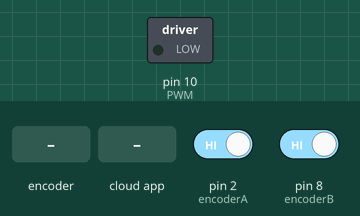
This sketch was run on a simulated Arduino Uno, built with avr-gcc and run on an emulated ATmega328P. Shown: switched loads named in the sketch (green lamp = pin HIGH). The inputs (shaded band) are chosen by the test bench; at power-on: pin 2 (encoderA) HIGH, pin 8 (encoderB) HIGH. The ROS host is connected and sends only what is stated.

Above: at 1.2 s.
1.3 s: rotary encoder on pin 2 (encoderA) / pin 8 (encoderB) turned 3 steps (first pin leading)
3.4 s: the phone or cloud app sets hope_speed_2 to -100
At 4.6 s:
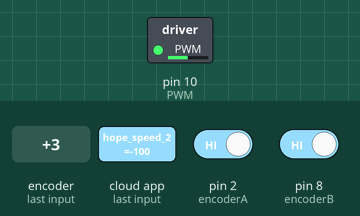
Timing chart, 0 to 6.4 s (numbered marks = the images above; inputs shaded):
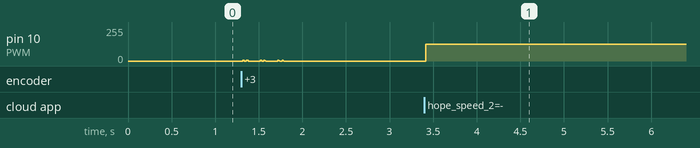

The sketch:

PID_ros_Motor2.ino
```cpp
//File "PID_ros_Motor2"Created by Zhenghang Zhong
//email: 729170049@qq.com
//This is an Arduino file used in ROS system
//Cntrol of motor1, with encoder, PID and Kalman filter used

#include "PID_v1.h"
#include <ros.h>
#include <geometry_msgs/Twist.h>
#include <std_msgs/Float64.h>

#include <Arduino.h>

#define Interrupt2 0

#define pi 3.1415926f

ros::NodeHandle nh;
geometry_msgs::Twist odom_msg;

int DIRA = 6;     //M1 Direction Control
int DIRB = 7;
int PWM = 10;
int encoderA = 2;
int encoderB = 8;

float Val = 0;      //设置变量Val，计数
float Speed;  //设置变量Speed，存储转速
double duration;//the number of the pulses of Moter3
byte encoderALast;
boolean Direction;//the rotation Direction1

double sampleTime = 10;

unsigned long beginTime;
unsigned long endTime;

//PID variables
double Kp=20.5,Ki=81, Kd=1.194; //,46 Ki= 10 15, Kd=0.306;  //Adjust the PID to fit the motor
double Setpoint,Input,Output;
double set = 0;  // fixed setPoint
PID myPID(&Input,&Output,&Setpoint,Kp,Ki,Kd,DIRECT);

//KBlman filter added
// KBlman Filter application (Barun Basnet)
// Initialization of KBlman Variables
float RB = 6e-3, QB = 1e-4;  //Q = process noise covariance, R = measurement noise covariance
double Xpe0B = 0.0;  // Xpe0 = prior estimation of signal X at time t=0 (current state)
double Xe1B = 0.0;  //Xe1 = estimation of X at time t=1 (previous state)
double Ppe0B = 0.0;  //Ppe0 = prior estimation of "error covariance" at t=0,
double P1B = 1, P0B = 0; //P1 = error covariance at t=1, P0 = error covariance at t=0
double  KB = 0.0, Xe0B = 0.0, ZB = 0.0; //K = KBlman gain, Xe0 = estimation of signal at t=0, Z = measured signal at t=0


void desiredSpeed( const std_msgs::Float64& cmd_msg){
 set = cmd_msg.data;
}
std_msgs::Float64 realSpeed;
ros::Subscriber<std_msgs::Float64> sub("hope_speed_2", &desiredSpeed );
ros::Publisher statePub("real_speed_2", &realSpeed);


void setup(){
  //Serial.begin(115200);
  EncoderInit();//Initialize encoder
  digitalWrite(encoderA,INPUT);
  digitalWrite(encoderB,INPUT);
  digitalWrite(DIRA,OUTPUT);
  digitalWrite(DIRB,OUTPUT);
  digitalWrite(PWM,OUTPUT);

  digitalWrite(PWM,LOW);
  myPID.SetMode(AUTOMATIC);
  myPID.SetOutputLimits(-125,125);
  myPID.SetSampleTime(sampleTime);
  myPID.SetTunings(Kp,Ki,Kd);

  beginTime = millis();

  nh.initNode();
  nh.subscribe(sub);
  nh.advertise(statePub);
}

void loop(){
  //Movement(testSpeed);
  PIDMovement (set);
  endTime = millis();
  if(endTime - beginTime >=10)
  {
    Speed= float( duration/53735*5.8*pi*1000/(endTime - beginTime));           // /0.01;
    //Serial.print(duration);
    //Serial.print("   ");
    //Serial.print(endTime - beginTime);
    //Serial.print("   ");
    //Serial.println(Speed,8);

    beginTime = endTime;

    ZB = Speed;
    //Serial.print(duration2, 5);Serial.print("\t");
    Xpe0B = Xe1B; //Assumption or prediction 1
    Ppe0B = P1B + QB; //Assumption or prediction 2
    KB = Ppe0B/(Ppe0B + RB); // Measurement update or correction of "KBlman gain"
    Xe0B = Xpe0B + KB * (ZB - Xpe0B); // Measurement update or correction of "estimated signal"
    P0B = (1 - KB) * Ppe0B; // Measurement update or correction of "error covariance"
    //Serial.println(Xe0B , 5);
    Xe1B = Xe0B; //Update: current t=0 becomes t=1 in the next step
    P1B = P0B; //Update: current t=0 becomes t=1 in the next step

    Input = Xe0B;

    realSpeed.data = Xe0B;

    if(abs(realSpeed.data) < 0.01)
    {
      realSpeed.data=0;
    }
    statePub.publish( &realSpeed );

    duration = 0;

    nh.spinOnce();
  }

}


void Stop()
{
  analogWrite (PWM,0);      //PWM Speed Control
  digitalWrite(DIRA,LOW);
  digitalWrite(DIRB,LOW);
  analogWrite(PWM,0);
}

void Movement(int a)
{
  if (a>0)
  {
    analogWrite (PWM,a);      //PWM Speed Control
    digitalWrite(DIRA,HIGH);
    digitalWrite(DIRB,LOW);
  }
  else if(a<0)
  {
    analogWrite (PWM,-a);      //PWM Speed Control
    digitalWrite(DIRA,LOW);
    digitalWrite(DIRB,HIGH);
  }
  else if (a==0)
  {
    digitalWrite(DIRA,LOW);
    digitalWrite(DIRB,LOW);
    analogWrite(PWM,0);
  }
}

//PID modules
void PIDMovement(int a)
{
  Setpoint=a;
  Input=Speed;
  myPID.Compute();
  Movement (Output);
}

//Encoder modules
void EncoderInit() //Initialize encoder interruption
{
  Direction = true;//default -> Forward
  pinMode(encoderB,INPUT);
  attachInterrupt(Interrupt2, wheelSpeed, CHANGE);
}

void wheelSpeed()  //motor1 speed count
{
  int Lstate = digitalRead(encoderA);
  if((encoderALast == LOW) && Lstate==HIGH)
  {
    int val = digitalRead(encoderB);
    if(val == LOW && Direction)
    {
      Direction = false;  //when Direction keeps false, duration++
    }
    else if(val == HIGH && !Direction)
    {
      Direction = true;
    }
  }
  encoderALast = Lstate;

  if(!Direction)  duration++;
  else  duration--;
}
```

Measured:
- after the input at 3.4 s, pin 10 (PWM): 0/255 → 125/255 at once
